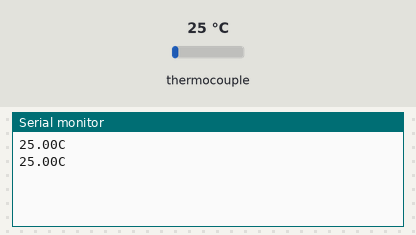
A sketch run on a simulated Arduino Uno, built with avr-gcc and run on an emulated ATmega328P. On the bench: the last lines printed to the serial monitor. The inputs (shaded band) are chosen by the test bench; at power-on: thermocouple 25 °C.

Above: at 1.7 s.
1.8 s: thermocouple set to 6 °C
At 3.1 s:
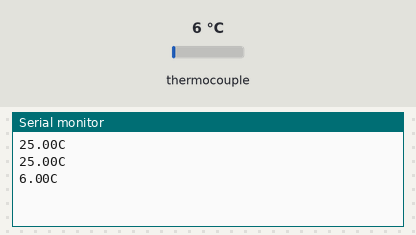
3.3 s: thermocouple set to 75 °C
At 4.3 s:
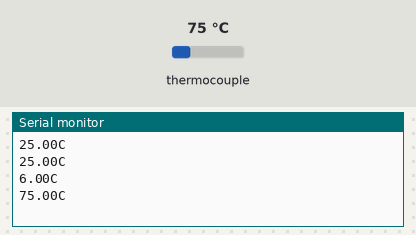
Timing chart, 0 to 6.3 s (numbered marks = the images above; inputs shaded):
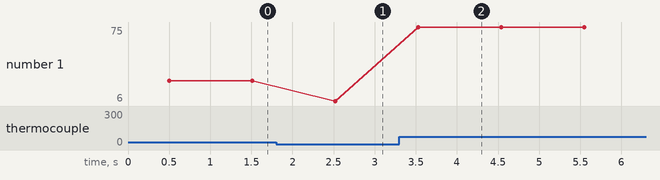

The sketch:

Pyrometer.ino
```cpp
#include <SoftwareSerial.h>
#include <max6675.h>

int GND = 8;
int VCC = 9;

int thermoDataOut = 10;
int thermoChipSelect = 11;
int thermoClock = 12;

int bleTX = 2;
int bleRX = 3;

SoftwareSerial bleShield(bleTX, bleRX);

MAX6675 thermo(thermoClock, thermoChipSelect, thermoDataOut);

void setup() {
  pinMode(GND, OUTPUT);
  pinMode(VCC, OUTPUT);

  digitalWrite(GND, LOW);	// Power the thermocouple
  digitalWrite(VCC, HIGH);	// amplifier

  bleShield.begin(19200);	// Init the BLE Shield Serial
  Serial.begin(19200); 		// Init the serial port

  delay(500);
}

void loop() {
  double tempC = thermo.readCelsius();	// Read the temperature

  Serial.print(tempC);		// Send the temperature to both
  bleShield.print(tempC);	// the serial port and BLE Shield

  Serial.println("C");
  bleShield.print("C          ");	// Need to pad the data to
					// the BLE Shield

  delay(1000); 			// Wait a second
}
```

Measured:
- after the input at 1.8 s, the serial monitor: prints a new line after 0.72 s (image 1)
- after the input at 3.3 s, the serial monitor: prints a new line after 0.23 s (image 2)
- plotted number 1: 25 → 6 after the input at 1.8 s, 6 → 75 after the input at 3.3 s
